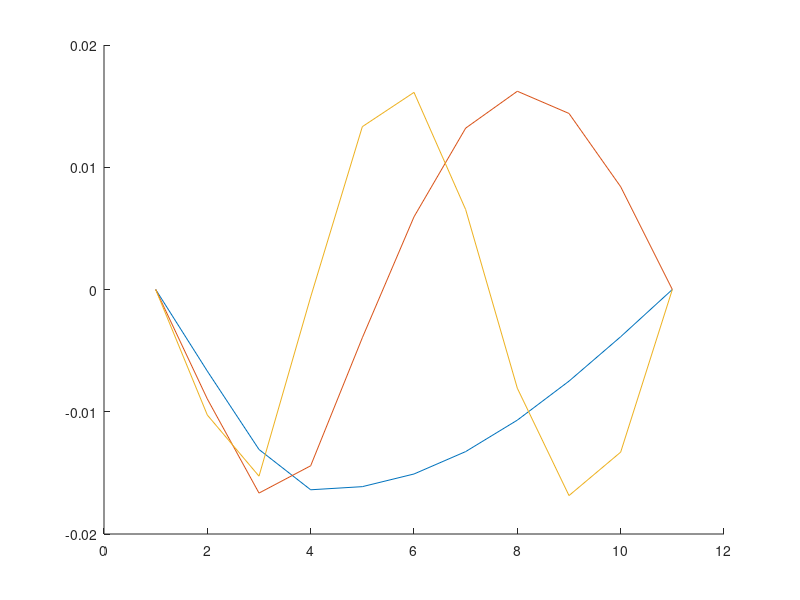

Here is the MATLAB script that generated this plot:
clear
close all

% 10 element simply supported beam

L = 1; % total length
ne = 10; % number of elements
a = L/ne; % element length
nn = ne+1; % number of nodes
ndof = nn*2; % degrees of freedom
rho = 7500; % kg/m^3
E = 210000000; %N/m^2
h = 1; % m
b = 1; % m
A = h*b; % m^2
EI = E*1/12*b*h^3; 
me = a*rho*A;

% Element mass- and stiffness matrices

Me = me/420*[156, 22*a, 54, -13*a;
    22*a, 4*a^2, 13*a, -3*a^2; 
    54, 13*a, 156, -22*a; 
    -13*a, -3*a^2, -22*a, 4*a^2];

Ke = EI*[12/a^3 6/a^2 -12/a^3 6/a^2; 
    6/a^2 4/a -6/a^2 2/a;
    -12/a^3 -6/a^2 12/a^3 -6/a^2;
    6/a^2 2/a -6/a^2 4/a];


% Assemble global matrices

K = zeros(ndof);
M = zeros(ndof);

damage = 3; % damaged element
f = 0.1; % damage factor

for i=1:ne
    
    if i == damage
        K(2*i-1:2*i+2, 2*i-1:2*i+2) = K(2*i-1:2*i+2, 2*i-1:2*i+2) + f*Ke; 
    else
        K(2*i-1:2*i+2, 2*i-1:2*i+2) = K(2*i-1:2*i+2, 2*i-1:2*i+2) + Ke; 
    end
    
    M(2*i-1:2*i+2, 2*i-1:2*i+2) = M(2*i-1:2*i+2, 2*i-1:2*i+2) + Me;
    
    
end

% Enforce boundary conditions

Mr = [M(2:end-2,2:end-2), M(2:end-2,end);M(end,2:end-2), M(end,end)];
Kr = [K(2:end-2,2:end-2), K(2:end-2,end);K(end,2:end-2), K(end,end)];


%% Solve eigenvalueproblem

[V, D] = eig(Kr, Mr);


%% Plot modes

figure
hold on

for i=1:3 %length(V(1,:))

    ev = [0; V(2:2:end-2,i); 0];
    plot(ev)
    
end
    